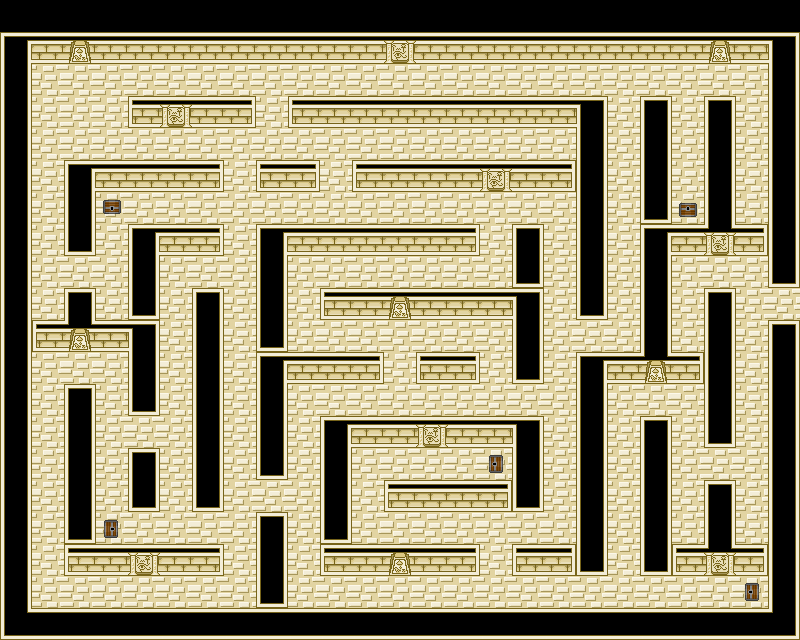

This is a level from a 2D game, rendered from its Tiled map with the project's own tilesets. A one-line summary and the map file follow, with tile-layer data summarised:
An orthogonal 25x20 tile map with 32x32 px tiles, 4 tile layers (Background, Objects, Det, Chest), 3 tilesets.

<map version="1.0" orientation="orthogonal" renderorder="right-down" width="25" height="20" tilewidth="32" tileheight="32">
 <tileset firstgid="1" name="Tile01" tilewidth="32" tileheight="32">
  <image source="Tile01.png" width="96" height="96" />
 </tileset>
 <tileset firstgid="10" name="Tile02" tilewidth="32" tileheight="32">
  <image source="Tile02.png" width="128" height="160" />
 </tileset>
 <tileset firstgid="30" name="Misc" tilewidth="32" tileheight="32">
  <image source="Misc.png" width="96" height="96" />
 </tileset>
 <layer name="Background" width="25" height="20">
  <data>[500 cells, 500 non-empty, 2 distinct tile ids]</data>
 </layer>
 <layer name="Objects" width="25" height="20">
  <data>[500 cells, 246 non-empty, 12 distinct tile ids]</data>
 </layer>
 <layer name="Det" width="25" height="20">
  <data>[500 cells, 13 non-empty, 2 distinct tile ids]</data>
 </layer>
 <layer name="Chest" width="25" height="20">
  <data>[500 cells, 5 non-empty, 4 distinct tile ids]</data>
 </layer>
</map>